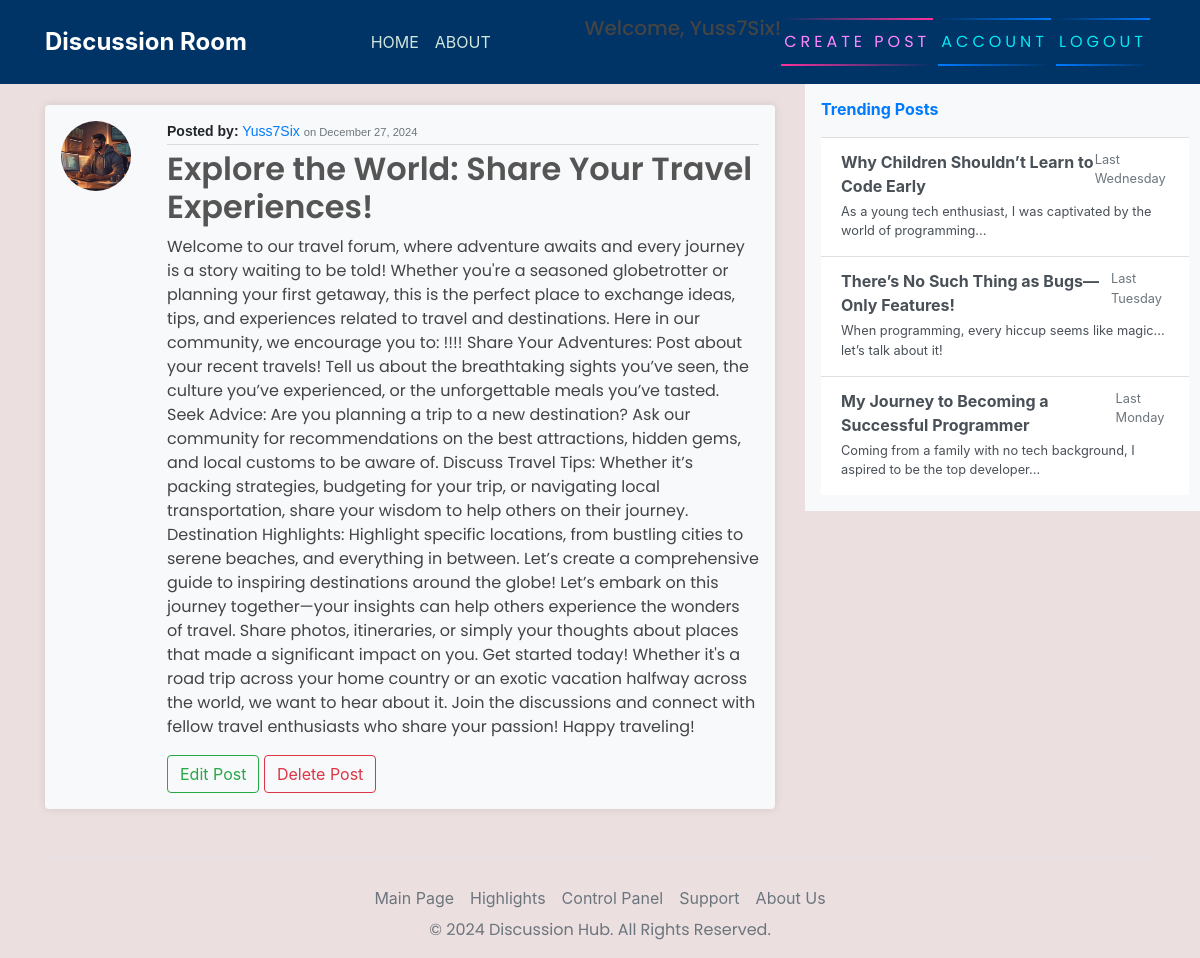
Before: /post/3/ (signed in) with the older database file.
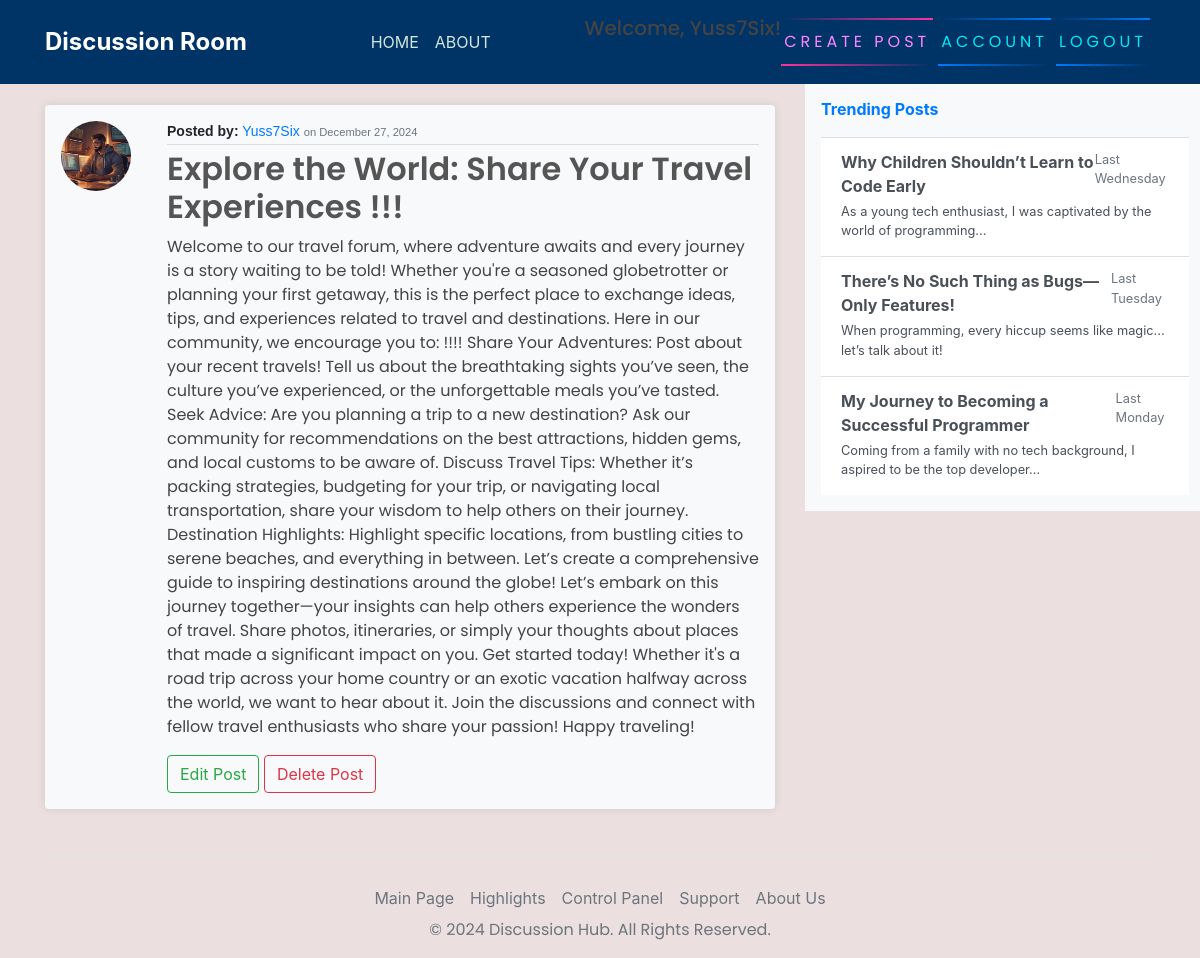
After: the same page with the newer database file.
### blog/models.py (models this page shows)
class Post(models.Model):
    title = models.CharField(max_length=200)
    content = models.TextField()
    date_posted = models.DateTimeField(default=timezone.now)
    author = models.ForeignKey(User, on_delete=models.CASCADE)

### users/models.py (models this page shows, shortened)
class Account(models.Model):
    user = models.OneToOneField(User, on_delete=models.CASCADE)
    avatar = models.ImageField(default='default.jpg', upload_to='images/')

### blog/views.py (the view)
# urls.py: path('post/<int:pk>/', PostDetailView.as_view(), name="blog-detail"),
class PostDetailView(LoginRequiredMixin, DetailView):
    model = Post

### blog/templates/blog/post_detail.html
{% extends 'base.html' %}
{% block content %}
<article class="media content-section my-4 p-3 bg-light rounded shadow-sm">
    <img class="rounded-circle article-img" src="{{ object.author.account.avatar.url }}" alt="Author's Profile Picture">
    <div class="media-body ml-3">
        <div class="article-metadata">
            <strong>Posted by:</strong>
            <a class="author-link" href="#">{{ object.author.username }}</a>
            <small class="text-muted">on {{ object.date_posted|date:"F j, Y" }}</small>
        </div>
        <h2>
            <a class="article-title" href="{% url 'blog-detail' object.id %}">{{ object.title }}</a>
        </h2>
        <p class="article-content">{{ object.content }}</p>
        {% if object.author == user %}
        <div class="action-buttons mt-3">
            <a class="btn btn-outline-success" href="{% url 'blog-update' object.id %}">Edit Post</a>
            <a class="btn btn-outline-danger" href="{% url 'blog-delete' object.id %}">Delete Post</a>
        </div>
        {% endif %}
    </div>
</article>
{% endblock content %}

Changed rows visible on the page:
changed Post "Yuss7Six": title "Explore the World: Share Your Travel Experiences!" → "Explore the World: Share Your Travel Experiences !!!"
